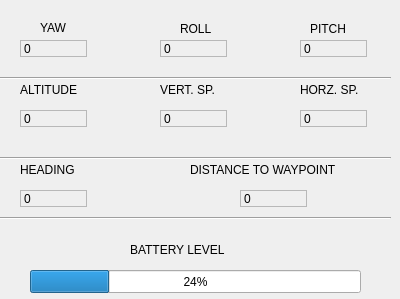
<?xml version="1.0" encoding="UTF-8"?>
<ui version="4.0">
 <class>widget</class>
 <widget class="QWidget" name="widget">
  <property name="windowModality">
   <enum>Qt::WindowModal</enum>
  </property>
  <property name="geometry">
   <rect>
    <x>0</x>
    <y>0</y>
    <width>400</width>
    <height>299</height>
   </rect>
  </property>
  <property name="minimumSize">
   <size>
    <width>400</width>
    <height>299</height>
   </size>
  </property>
  <property name="windowTitle">
   <string>Form</string>
  </property>
  <widget class="QLabel" name="yawLabel">
   <property name="geometry">
    <rect>
     <x>40</x>
     <y>20</y>
     <width>41</width>
     <height>16</height>
    </rect>
   </property>
   <property name="text">
    <string>YAW</string>
   </property>
  </widget>
  <widget class="QLabel" name="rollLabel">
   <property name="geometry">
    <rect>
     <x>180</x>
     <y>20</y>
     <width>41</width>
     <height>17</height>
    </rect>
   </property>
   <property name="text">
    <string>ROLL</string>
   </property>
  </widget>
  <widget class="QLabel" name="pitchLabel">
   <property name="geometry">
    <rect>
     <x>310</x>
     <y>20</y>
     <width>51</width>
     <height>17</height>
    </rect>
   </property>
   <property name="text">
    <string>PITCH</string>
   </property>
  </widget>
  <widget class="QLabel" name="altitudeLabel">
   <property name="geometry">
    <rect>
     <x>20</x>
     <y>80</y>
     <width>71</width>
     <height>20</height>
    </rect>
   </property>
   <property name="text">
    <string>ALTITUDE</string>
   </property>
  </widget>
  <widget class="QLabel" name="horizontalSpaceLabel">
   <property name="geometry">
    <rect>
     <x>300</x>
     <y>80</y>
     <width>81</width>
     <height>20</height>
    </rect>
   </property>
   <property name="text">
    <string>HORZ. SP.</string>
   </property>
  </widget>
  <widget class="QLabel" name="verticalSpaceLabel">
   <property name="geometry">
    <rect>
     <x>160</x>
     <y>80</y>
     <width>81</width>
     <height>20</height>
    </rect>
   </property>
   <property name="text">
    <string>VERT. SP.</string>
   </property>
  </widget>
  <widget class="QLabel" name="headingLabel">
   <property name="geometry">
    <rect>
     <x>20</x>
     <y>160</y>
     <width>81</width>
     <height>20</height>
    </rect>
   </property>
   <property name="text">
    <string>HEADING</string>
   </property>
  </widget>
  <widget class="QLabel" name="distanceToWayPointLabel">
   <property name="geometry">
    <rect>
     <x>190</x>
     <y>160</y>
     <width>191</width>
     <height>20</height>
    </rect>
   </property>
   <property name="text">
    <string>DISTANCE TO WAYPOINT</string>
   </property>
  </widget>
  <widget class="QLabel" name="batteryLabel">
   <property name="geometry">
    <rect>
     <x>130</x>
     <y>240</y>
     <width>121</width>
     <height>20</height>
    </rect>
   </property>
   <property name="text">
    <string>BATTERY LEVEL</string>
   </property>
  </widget>
  <widget class="QProgressBar" name="batteryProgressBar">
   <property name="geometry">
    <rect>
     <x>30</x>
     <y>270</y>
     <width>331</width>
     <height>23</height>
    </rect>
   </property>
   <property name="value">
    <number>24</number>
   </property>
  </widget>
  <widget class="Line" name="line">
   <property name="geometry">
    <rect>
     <x>0</x>
     <y>70</y>
     <width>391</width>
     <height>16</height>
    </rect>
   </property>
   <property name="orientation">
    <enum>Qt::Horizontal</enum>
   </property>
  </widget>
  <widget class="Line" name="line_2">
   <property name="geometry">
    <rect>
     <x>0</x>
     <y>150</y>
     <width>391</width>
     <height>16</height>
    </rect>
   </property>
   <property name="orientation">
    <enum>Qt::Horizontal</enum>
   </property>
  </widget>
  <widget class="QLabel" name="yawDisplay">
   <property name="geometry">
    <rect>
     <x>20</x>
     <y>40</y>
     <width>67</width>
     <height>17</height>
    </rect>
   </property>
   <property name="frameShape">
    <enum>QFrame::StyledPanel</enum>
   </property>
   <property name="text">
    <string>0</string>
   </property>
  </widget>
  <widget class="QLabel" name="rollDisplay">
   <property name="geometry">
    <rect>
     <x>160</x>
     <y>40</y>
     <width>67</width>
     <height>17</height>
    </rect>
   </property>
   <property name="frameShape">
    <enum>QFrame::StyledPanel</enum>
   </property>
   <property name="text">
    <string>0</string>
   </property>
  </widget>
  <widget class="QLabel" name="pitchDisplay">
   <property name="geometry">
    <rect>
     <x>300</x>
     <y>40</y>
     <width>67</width>
     <height>17</height>
    </rect>
   </property>
   <property name="frameShape">
    <enum>QFrame::StyledPanel</enum>
   </property>
   <property name="text">
    <string>0</string>
   </property>
  </widget>
  <widget class="QLabel" name="altitudeDisplay">
   <property name="geometry">
    <rect>
     <x>20</x>
     <y>110</y>
     <width>67</width>
     <height>17</height>
    </rect>
   </property>
   <property name="frameShape">
    <enum>QFrame::StyledPanel</enum>
   </property>
   <property name="text">
    <string>0</string>
   </property>
  </widget>
  <widget class="QLabel" name="verticalSpaceDisplay">
   <property name="geometry">
    <rect>
     <x>160</x>
     <y>110</y>
     <width>67</width>
     <height>17</height>
    </rect>
   </property>
   <property name="frameShape">
    <enum>QFrame::StyledPanel</enum>
   </property>
   <property name="text">
    <string>0</string>
   </property>
  </widget>
  <widget class="QLabel" name="horizontalSpaceDisplay">
   <property name="geometry">
    <rect>
     <x>300</x>
     <y>110</y>
     <width>67</width>
     <height>17</height>
    </rect>
   </property>
   <property name="frameShape">
    <enum>QFrame::StyledPanel</enum>
   </property>
   <property name="text">
    <string>0</string>
   </property>
  </widget>
  <widget class="QLabel" name="headingLabel_2">
   <property name="geometry">
    <rect>
     <x>20</x>
     <y>190</y>
     <width>67</width>
     <height>17</height>
    </rect>
   </property>
   <property name="frameShape">
    <enum>QFrame::StyledPanel</enum>
   </property>
   <property name="text">
    <string>0</string>
   </property>
  </widget>
  <widget class="QLabel" name="waypointDisplay">
   <property name="geometry">
    <rect>
     <x>240</x>
     <y>190</y>
     <width>67</width>
     <height>17</height>
    </rect>
   </property>
   <property name="frameShape">
    <enum>QFrame::StyledPanel</enum>
   </property>
   <property name="text">
    <string>0</string>
   </property>
  </widget>
  <widget class="Line" name="line_3">
   <property name="geometry">
    <rect>
     <x>0</x>
     <y>210</y>
     <width>391</width>
     <height>16</height>
    </rect>
   </property>
   <property name="orientation">
    <enum>Qt::Horizontal</enum>
   </property>
  </widget>
  <widget class="QWidget" name="verticalLayoutWidget">
   <property name="geometry">
    <rect>
     <x>0</x>
     <y>0</y>
     <width>401</width>
     <height>301</height>
    </rect>
   </property>
   <layout class="QVBoxLayout" name="verticalLayout" stretch="0">
    <item>
     <layout class="QHBoxLayout" name="horizontalLayout">
      <item>
       <spacer name="verticalSpacer">
        <property name="orientation">
         <enum>Qt::Vertical</enum>
        </property>
        <property name="sizeHint" stdset="0">
         <size>
          <width>20</width>
          <height>40</height>
         </size>
        </property>
       </spacer>
      </item>
      <item>
       <spacer name="horizontalSpacer">
        <property name="orientation">
         <enum>Qt::Horizontal</enum>
        </property>
        <property name="sizeHint" stdset="0">
         <size>
          <width>40</width>
          <height>20</height>
         </size>
        </property>
       </spacer>
      </item>
     </layout>
    </item>
   </layout>
  </widget>
 </widget>
 <resources/>
 <connections/>
</ui>
